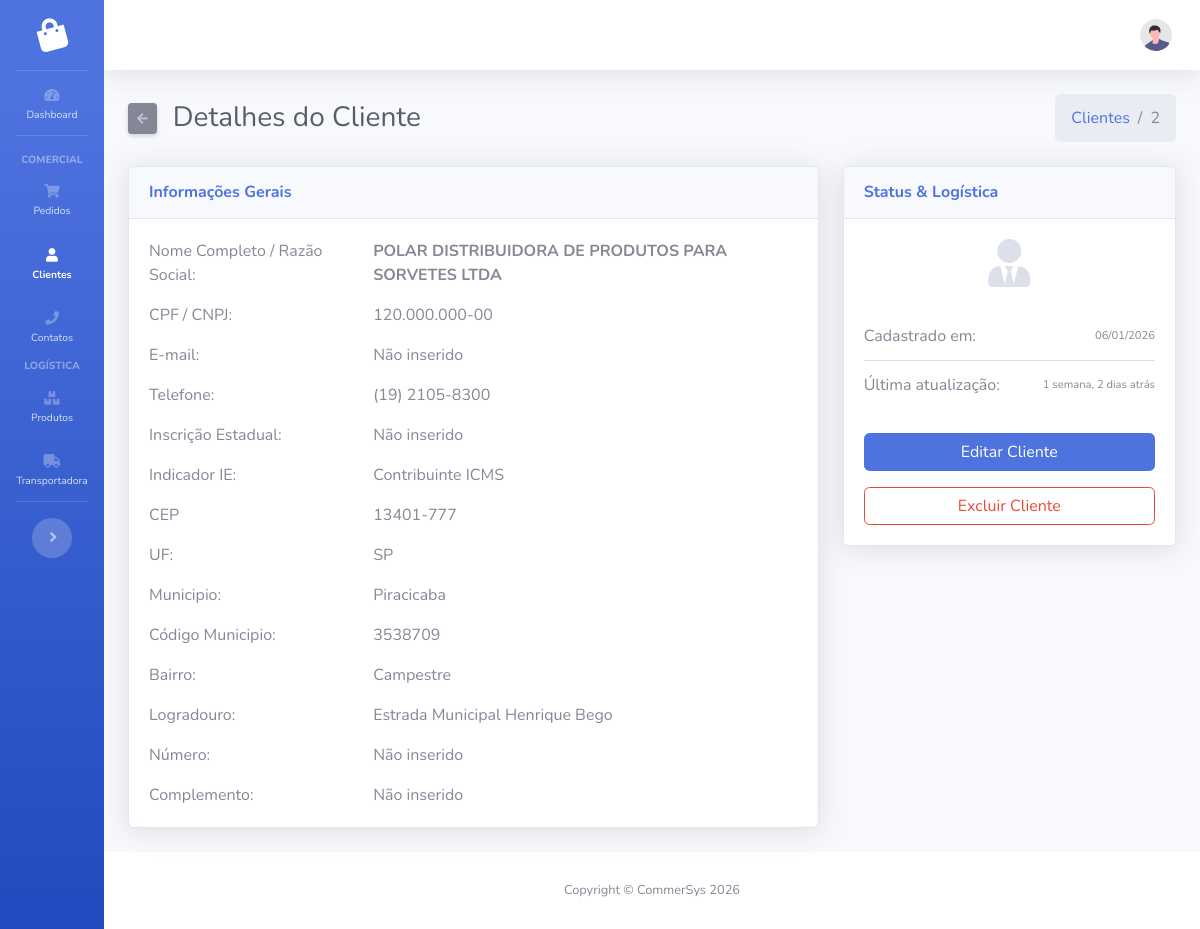
The page /comercial/clientes/2/ on the database its author committed.
### comercial/models.py (models this page shows, shortened)
class Cliente(models.Model):
    INDICADOR_IE_CHOICES = [
        (1, "Contribuinte ICMS"),
        (2, "Contribuinte Isento"),
        (3, "Não Contribuinte"),
    ]
    cpf_cnpj = models.CharField(max_length=20, unique=True, blank=True, null=True)
    nome_razao_social = models.CharField(max_length=150)
    inscricao_estadual = models.CharField(max_length=50, blank=True, null=True)
    indicador_ie = models.IntegerField(choices=INDICADOR_IE_CHOICES, default=9)
    email = models.EmailField(max_length=100, blank=True, null=True)
    telefone = models.CharField(max_length=20, blank=True, null=True)
    cep = models.CharField(max_length=15, blank=True, null=True)
    uf = models.CharField(max_length=2, blank=True, null=True)
    municipio = models.CharField(max_length=100, blank=True, null=True)
    codigo_municipio = models.IntegerField(blank=True, null=True)
    bairro = models.CharField(max_length=100, blank=True, null=True)
    logradouro = models.CharField(max_length=100, blank=True, null=True)
    numero = models.CharField(max_length=10, blank=True, null=True)
    complemento = models.CharField(max_length=100, blank=True, null=True)
    created_at = models.DateTimeField(auto_now_add=True)
    updated_at = models.DateTimeField(auto_now=True)

### comercial/views.py (the view)
# urls.py: path('clientes/<int:pk>/', views.ClienteDetailView.as_view(), name='cliente_detail'),
class ClienteDetailView(DetailView):
    model = Cliente
    template_name = "comercial/cliente_detail.html"
    context_object_name = "cliente"

### comercial/templates/comercial/cliente_detail.html (shortened to what this page needs)
{% extends 'base.html' %}
{% block content %}
    <div class="d-sm-flex align-items-center justify-content-between mb-4">
        <div class="d-flex align-items-center">
            <a href="{% url 'comercial:clientes' %}"
               class="btn btn-sm btn-secondary shadow-sm mr-3">
                <i class="fas fa-arrow-left fa-sm text-white-50"></i>
            </a>
            <h1 class="h3 mb-0 text-gray-800">Detalhes do Cliente</h1>
        </div>
        <nav aria-label="breadcrumb" class="d-none d-md-inline-block">
            <ol class="breadcrumb mb-0">
                <li class="breadcrumb-item">
                    <a href="{% url 'comercial:clientes' %}">Clientes</a>
                </li>
                <li class="breadcrumb-item active" aria-current="page">{{ cliente.id }}</li>
            </ol>
        </nav>
    </div>
    <div class="row">
        <div class="col-lg-8">
            <div class="card shadow mb-4">
                <div class="card-header py-3 d-flex flex-row align-items-center justify-content-between">
                    <h6 class="m-0 font-weight-bold text-primary">Informações Gerais</h6>
                </div>
                <div class="card-body">
                    <div class="row mb-3">
                        <div class="col-sm-4 text-muted">Nome Completo / Razão Social:</div>
                        <div class="col-sm-8 font-weight-bold">{{ cliente.nome_razao_social|default_if_none:'Não inserido' }}</div>
                    </div>
                    <div class="row mb-3">
                        <div class="col-sm-4 text-muted">CPF / CNPJ:</div>
                        <div class="col-sm-8">{{ cliente.cpf_cnpj|default_if_none:'Não inserido' }}</div>
                    </div>
                    <div class="row mb-3">
                        <div class="col-sm-4 text-muted">E-mail:</div>
                        <div class="col-sm-8">{{ cliente.email|default_if_none:'Não inserido' }}</div>
                    </div>
                    <div class="row mb-3">
                        <div class="col-sm-4 text-muted">Telefone:</div>
                        <div class="col-sm-8">{{ cliente.telefone|default_if_none:'Não inserido' }}</div>
                    </div>
                    <div class="row mb-3">
                        <div class="col-sm-4 text-muted">Inscrição Estadual:</div>
                        <div class="col-sm-8">{{ cliente.inscricao_estadual|default_if_none:'Não inserido' }}</div>
                    </div>
                    <div class="row mb-3">
                        <div class="col-sm-4 text-muted">Indicador IE:</div>
                        <div class="col-sm-8">{{ cliente.get_indicador_ie_display|default_if_none:'Não inserido' }}</div>
                    </div>
                    <div class="row mb-3">
                        <div class="col-sm-4 text-muted">CEP</div>
                        <div class="col-sm-8">{{ cliente.cep|default_if_none:'Não inserido' }}</div>
                    </div>
                    <div class="row mb-3">
                        <div class="col-sm-4 text-muted">UF:</div>
                        <div class="col-sm-8">{{ cliente.uf|default_if_none:'Não inserido' }}</div>
                    </div>
                    <div class="row mb-3">
                        <div class="col-sm-4 text-muted">Municipio:</div>
                        <div class="col-sm-8">{{ cliente.municipio|default_if_none:'Não inserido' }}</div>
                    </div>
                    <div class="row mb-3">
                        <div class="col-sm-4 text-muted">Código Municipio:</div>
                        <div class="col-sm-8">{{ cliente.codigo_municipio|default_if_none:'Não inserido' }}</div>
                    </div>
                    <div class="row mb-3">
                        <div class="col-sm-4 text-muted">Bairro:</div>
                        <div class="col-sm-8">{{ cliente.bairro|default_if_none:'Não inserido' }}</div>
                    </div>
                    <div class="row mb-3">
                        <div class="col-sm-4 text-muted">Logradouro:</div>
                        <div class="col-sm-8">{{ cliente.logradouro|default_if_none:'Não inserido' }}</div>
                    </div>
                    <div class="row mb-3">
                        <div class="col-sm-4 text-muted">Número:</div>
                        <div class="col-sm-8">{{ cliente.numero|default_if_none:'Não inserido' }}</div>
                    </div>
                    <div class="row">
                        <div class="col-sm-4 text-muted">Complemento:</div>
                        <div class="col-sm-8">{{ cliente.complemento|default_if_none:'Não inserido' }}</div>
                    </div>
                </div>
            </div>
        </div>
        <div class="col-lg-4">
            <div class="card shadow mb-4">
                <div class="card-header py-3">
                    <h6 class="m-0 font-weight-bold text-primary">Status & Logística</h6>
                </div>
                <div class="card-body">
                    <div class="text-center mb-4">
                        <i class="fas fa-user-tie fa-3x text-gray-300"></i>
                    </div>
                    <ul class="list-group list-group-flush">
                        <li class="list-group-item d-flex justify-content-between align-items-center px-0">
                            Cadastrado em:
                            <span class="text-xs">{{ cliente.created_at|date:"d/m/Y" }}</span>
                        </li>
                        <li class="list-group-item d-flex justify-content-between align-items-center px-0">
                            Última atualização:
                            <span class="text-xs">{{ cliente.updated_at|timesince }} atrás</span>
                        </li>
                    </ul>
                    <div class="mt-4">
                        <a href="{% url 'comercial:cliente_edit' cliente.id %}"
                           class="btn btn-primary btn-block btn-icon-split mb-2">
                            <span class="text">Editar Cliente</span>
                        </a>
                        <button type="button"
                                class="btn btn-outline-danger btn-block"
                                data-toggle="modal"
                                data-target="#deleteModal">Excluir Cliente</button>
                    </div>
                </div>
            </div>
        </div>
    </div>
{% endblock %}

### rows shown on the page
Cliente: id "2", nome_razao_social "POLAR DISTRIBUIDORA DE PRODUTOS PARA SORVETES LTDA", cpf_cnpj "120.000.000-00", email "Não inserido", telefone "(19) 2105-8300", inscricao_estadual "Não inserido", indicador_ie "Contribuinte ICMS", cep "13401-777", uf "SP", municipio "Piracicaba", codigo_municipio "3538709", bairro "Campestre", logradouro "Estrada Municipal Henrique Bego", numero "Não inserido", complemento "Não inserido", created_at "06/01/2026", updated_at "1 semana, 2 dias"
